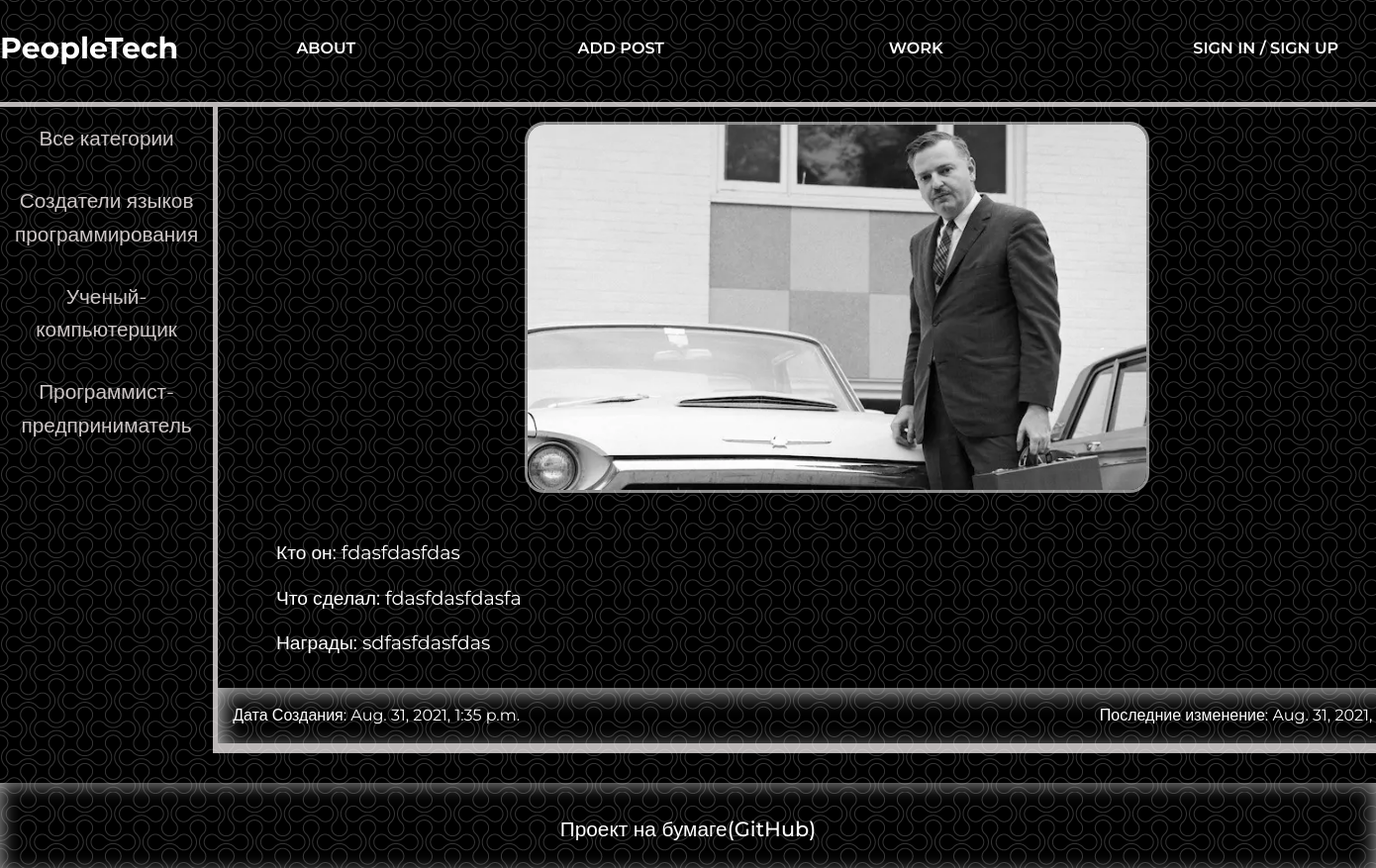
/show_post/Pidor, run on the app's committed database.
### people_it/models.py (models this page shows, shortened)
class Category(models.Model):
    name = models.CharField(max_length=255, db_index=True)
    slug = models.SlugField(max_length=255, unique=True, db_index=True)
    def get_absolute_url(self):
        return reverse('categories', kwargs={'cat_slug': self.slug})
    class Meta:
        verbose_name = "Категории"
        verbose_name_plural = "Категории"

class PeopleIt(models.Model):
    name = models.CharField(max_length=255, verbose_name='Имя')
    slug = models.SlugField(blank="True", max_length=255, unique=True, db_index=True, verbose_name='URL')
    who_is = models.TextField(verbose_name='Кто он')
    what_did = models.TextField(verbose_name='Что сделал')
    achievements = models.TextField(verbose_name='Достижения')
    photo = models.ImageField(upload_to = "photos/%Y/%m/%d/", verbose_name='Фотография')
    time_create = models.DateTimeField(auto_now_add=True, verbose_name='Дата создания')
    time_update = models.DateTimeField(auto_now=True, verbose_name='Последние изменение')
    is_published =  models.BooleanField(default=True, verbose_name='Опубликовать')
    cat = ForeignKey('Category', on_delete=models.PROTECT, verbose_name='Категория')
    class Meta:
        verbose_name = "Гении IT"
        verbose_name_plural = "Гении IT"

### people_it/views.py (the view)
# urls.py: path('show_post/<slug:post_slug>', ShowPost.as_view(), name="show_post"),
class ShowPost(DataMixin, DetailView):
    model = PeopleIt
    template_name = 'people_it/post.html'
    context_object_name = 'person'
    slug_url_kwarg = 'post_slug'
    def get_context_data(self, **kwargs):
        context = super().get_context_data(**kwargs)
        add_context = self.get_user_context(title=context["person"].name, cat_selected=None)
        return dict(list(context.items()) + list(add_context.items()))

### people_it/utils.py (called while the page is built)
    def get_user_context(self, **kwargs):
        context = kwargs
        context["menu"] = menu
        if 'cat_selected' not in context:
            context['cat_selected'] = "all-categories"
        context["cats"] = Category.objects.all()
        return context

### people_it/templates/people_it/post.html
{% extends 'people_it/base.html' %}
{% block content %}
<div class="show_post">
    <img src="{{person.photo.url}}" alt="" class="show_post_photo">
    <div class="show_post_content">
        <p class="show_post_text">Кто он: {{ person.who_is }}</p>
        <p class="show_post_text">Что сделал: {{ person.what_did }}</p>
        <p class="show_post_text">Награды: {{ person.achievements }}</p>
    </div>
    <div class="content_time_body">
        <div class="content_time_item">Дата Создания: {{ person.time_create }}</div>
        <div class="content_time_item">Последние изменение: {{ person.time_update }}</div>
    </div>
</div>
{% endblock %}

### people_it/templates/people_it/base.html (shortened to what this page needs)
{% load static %}
<!DOCTYPE html>
<html lang="en">
<head>
    <link rel="stylesheet" href="{% static 'people_it/css/FirstCss.css' %}">
</head>
<body>
<div class="wrapper">
    <div class="content">
        <header class="header">
            <div class="container">
                <div class="header_inner">
                    <a href ='{% url "home" %}' class="header_logo">PeopleTech</a>
                    <nav class="header_nav">
                        {% block menu %}
                        {% for menu in menu %}
                        <div class="header_items"><a href="{% url menu.url_name %}" class="header_links">{{ menu.name }}</a></div>
                        {% endfor %}
                        {% if user.is_authenticated %}
                            <div class="header_last_item">{{user.username }} / <a href="{% url 'logout' %}" class="header_links">LogOut</a></div>
                        {% else %}
                            <div class="header_last_item"><a href="{% url 'login' %}" class="header_links">Sign In</a> / <a href="{% url 'register' %}" class="header_links">Sign Up</a></div>
                        {% endif %}
                        {% endblock %}
                    </nav>
                </div>
            </div>
        </header>
        <div class="container">
            <div class="content_inner">
                <nav class="content_cats">
                {% block categories %}
                {% if cat_selected == "all-categories" %}
                    <div class="cats_items"><div class="cats_selected">Все категории</div></div>
                {% else %}
                    <div class="cats_items"><a href="{% url 'home' %}" class="cats_links">Все категории</a></div>
                {% endif %}
                {% for cat in cats %}
                {% if cat_selected == cat %}
                    <div class="cats_items"><div class="cats_selected">{{cat.name}}</div></div>
                {% else %}
                    <div class="cats_items"><a href="{{ cat.get_absolute_url }}" class="cats_links">{{cat.name}}</a></div>
                {% endif %}
                {% endfor %}
                {% endblock %}
                </nav>
                <div class="content_posts">
                {% block content %}
                {% endblock %}
                </div>
            </div>
        </div>
        <div>
        <div class="footer">
            <div class="footer_row">
                <div class="footer_item"><a href="https://github.com/Kirill-Makarov-genius/First-Django-Project" class="footer_link">Проект на бумаге(GitHub)</a></div>
            </div>
        </div>
    </div>
</div>
</body>
</html>

### people_it/static/people_it/css/FirstCss.css (style rules this page uses)
html { background: url(../images/fon.png) repeat; margin: 0 auto; }
body { font-family: 'Montserrat', sans-serif; font-size: 1em; line-height: 1.6; color: rgb(255, 255, 255); margin:0; padding:0; }
* { margin: 0; padding: 0; }
.wrapper { display: flex; flex-direction: column; }
.container { margin: 0 auto; max-width: 1500px; width: 100%; }
.content { width: 100%; height: 100%; }
.content_inner { display: flex; }
.content_cats { display: flex; flex-direction: column; max-width: 20%; }
.cats_items { margin: 15px; align-items: center; text-align: center; font-size: 1.3em; text-align: center; text-decoration: none; }
.cats_links { position: relative; text-decoration: none; color: rgb(204, 198, 198); transition: color .1s linear; }
.cats_links:after { content: ""; opacity: 0; width: 100%; height: 0px; position: absolute; top: 100%; left: 0; z-index: 1; transition: opacity .1s linear; background-color: #fce38a; }
.content_posts { min-width: 90%; display: flex; flex-direction: column; border-left: 5px solid rgb(241, 236, 236, 0.774); border-right: 5px solid rgb(241, 236, 236, 0.774); border-bottom: 5px solid rgb(241, 236, 236, 0.774); margin-bottom: 30px; }
.content_time_body { display: flex; justify-content: space-between; padding: 15px; box-shadow: 5px 5px 20px rgb(180, 180, 180) inset; }
.header { border-bottom: 5px solid rgba(241, 236, 236, 0.774); min-width: 100%; }
.header_inner { display: flex; padding-top: 25px; margin-bottom: 30px; }
.header_logo { display: inline-block; font-size: 30px; color: #ffff; font-weight: 700; text-decoration: none; }
.header_nav { display: flex; flex: 1 1 auto; font-size: 16px; font-weight: 600; text-transform: uppercase; align-items: center; min-width: 100%; }
.header_items { width: 20%; text-align: center; margin: 0 10px; }
.header_last_item { text-align: right; width: 20%; }
.header_links { color: #ffff; position: relative; text-decoration: none; transition: color .1s linear; }
.header_links:after { content: ""; opacity: 0; width: 100%; height: 3px; position: absolute; top: 100%; left: 0; z-index: 1; transition: opacity .1s linear; background-color: #fce38a; }
.show_post { display: flex; flex-direction: column; border-bottom: 5px solid rgba(241, 236, 236, 0.774); }
.show_post_photo { align-self: center; border: 3px solid rgba(255, 255, 255, 0.548); border-radius: 20px; margin: 15px; max-width: 50%; max-height: 60%; }
.show_post_content { margin: 15px; }
.show_post_text { text-indent: 1.5em; margin: 15px; font-size: 1.2em; }
.footer { display: flex; justify-content: center; align-items: center; box-shadow: 0px 0px 20px rgb(180, 180, 180) inset; padding: 30px; flex: 1 1 auto; }
.footer_item { font-size: 1.3em; font-weight: 500; }
.footer_link { text-decoration: none; color: rgb(255, 255, 255); }

### data on the page
Category: name "Создатели языков программирования"
Category: name "Ученый-компьютерщик"
Category: name "Программист-предприниматель"
PeopleIt: photo (picture), who_is "fdasfdasfdas", what_did "fdasfdasfdasfa", achievements "sdfasfdasfdas", time_create "Aug. 31, 2021, 1:35 p.m.", time_update "Aug. 31, 2021,…"

### other printed values
{{ menu.name }} "ABOUT" "ADD POST" "WORK"
